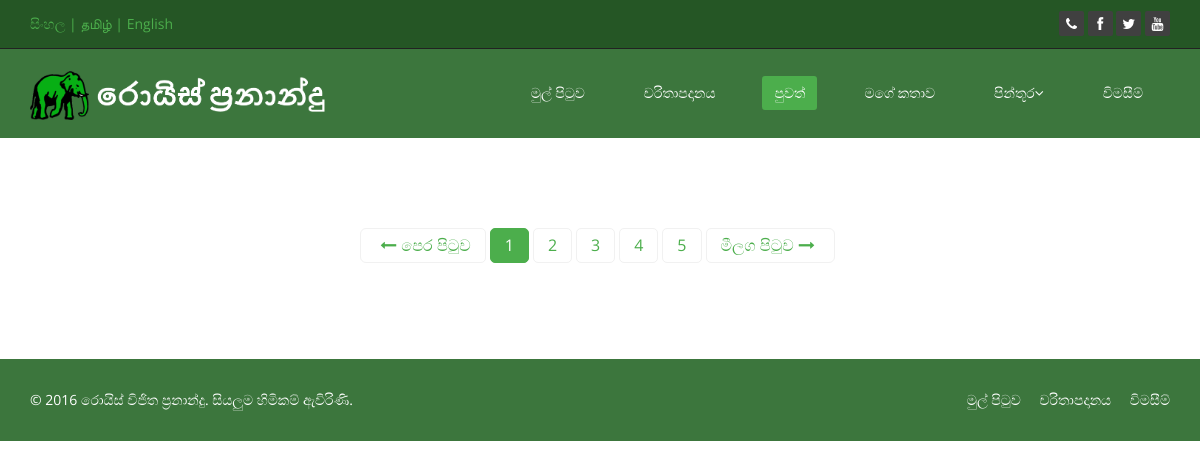
Before: /news.php with the older database file.
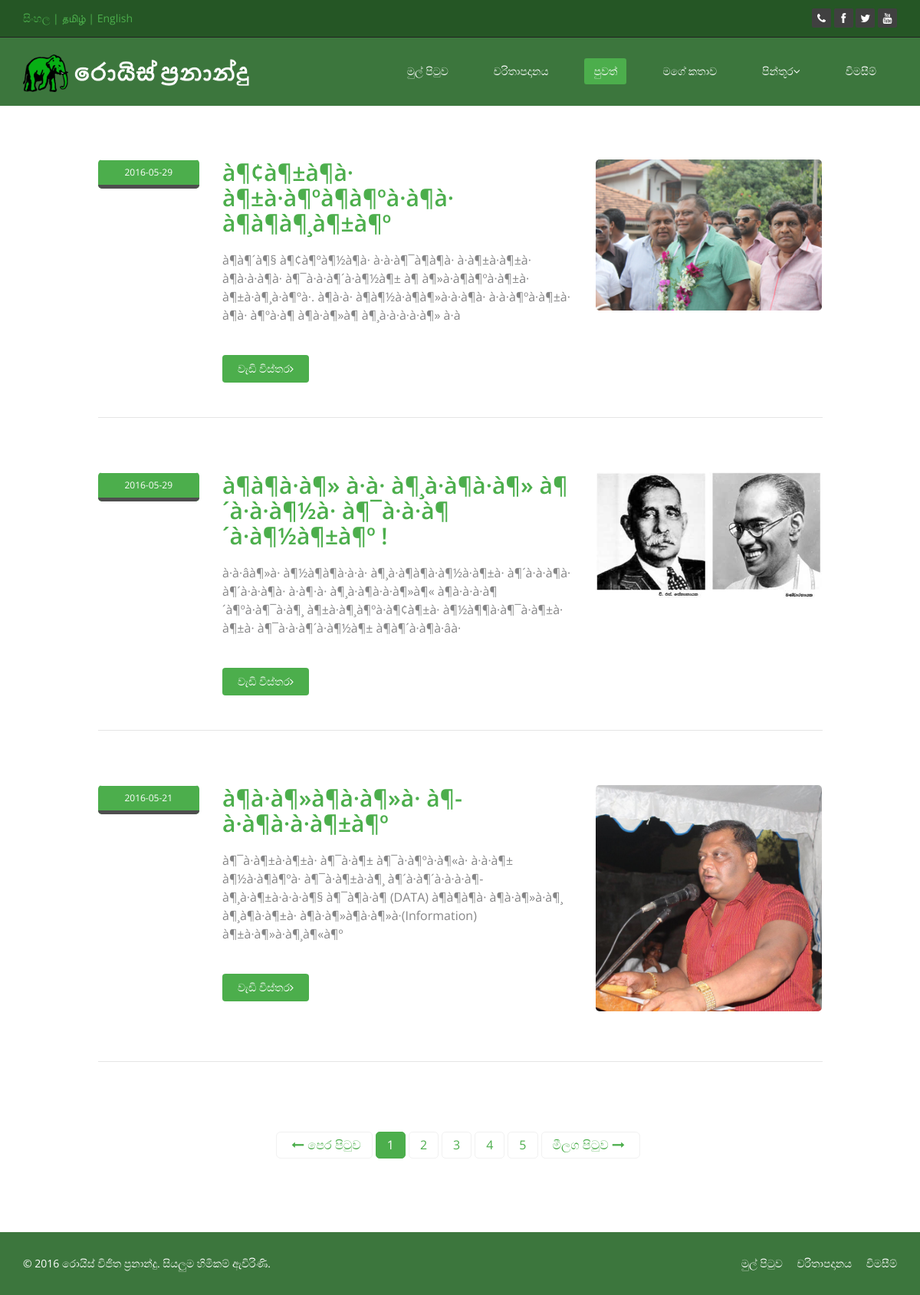
After: the same page with the newer database file.
### tables this page shows
CREATE TABLE IF NOT EXISTS `news` (
  `id` int(11) NOT NULL AUTO_INCREMENT,
  `language` varchar(3) NOT NULL,
  `heading` varchar(100) NOT NULL,
  `date` date NOT NULL,
  `small` varchar(255) NOT NULL DEFAULT '0',
  `content` text NOT NULL,
  `headimage` varchar(255) NOT NULL DEFAULT '0',
  PRIMARY KEY (`id`)
);

### language_translate.php (called while the page is built, shortened)
<?php
$textarray = array(
    "Royce Fernando"=> "රොයිස් ප්‍රනාන්දු",
    "Official Web Site" => "වෙබ් අඩවිය",
    "Home" => "මුල් පිටුව",
    "Biography" => "චරිතාපදානය",
    "News" => "පුවත්",
    "My Story" => "මගේ කතාව",
    "Gallery"=>"පින්තූර",
    "Private Gallery"=>"පෞද්ගලික",
    "Public Gallery"=>"මහජන",
    "Contact"=>"විමසීම්",
    "Royce Wijitha Fernando"=>"රොයිස් විජිත ප්‍රනාන්දු",
    "All Rights Reserved"=>"සියලුම හිමිකම් ඇවිරිණි",
    "Other News" => "තවත් පුවත්",
    "Latest News" => "නවතම පුවත",
    "Read More"=>"වැඩි විස්තර",
    "Youtube Channel"=>"වීඩියෝ",
    "Facebook Page"=>"ෆේස්බුක් සමාජය",
    "Twitter Page"=>"ට්විටර් පණිවිඩ",
    "Tweets by" => "ට්විටර් ගිණුම",
    "Google+ Account"=>"ගූගල්+ සමාජය",
    "My Brief"=>"මම",
    "My Mission"=>"මාගේ අරමුණ",
    "My Vision"=>"මාගේ දැක්ම",
    "Previous Page"=>"පෙර පිටුව",
    "Next Page"=>"මීලග පිටුව",
    "Back"=>"පෙර",
    "See more images about this Post"=>"මේ හා සම්බන්ද පින්තූර",
    "View"=>"බලන්න",
    "My Biography"=>"මාගේ චරිතාපදානය",
    "My Familiy"=>"පවුලේ විස්තර",
    "My Education"=>"අධ්‍යාපනික විස්තර",
    "My Career"=>"වෘත්තීය විස්තර",
    "My Target"=>"අරමුණු",
    "Private Gallery "=>"පෞද්ගලික ඡායාරූප",
    "Public Gallery "=>"මහජන ඡායාරූප",
    "How to Meet Me ?"=>"හමුවීම සදහා",
    ""=>"",
);
function translate($sentence,$lan){
    global $textarray;
    if($lan=="SI"){
        return $textarray[$sentence];
    }
    return $sentence;
}
function getImageTranslation($name,$lan){
    if($lan=="SI"){
        return $name.'_SI';
    }
    return $name;
}

### news.php (the view, shortened to what this page needs)
<?php
include_once('language_translate.php');
$pdo = connect();
$sql = "SELECT * FROM news WHERE language = :lan ORDER BY id DESC";
$query = $pdo->prepare($sql);
$query->execute(array('lan'=>$lan));
$result = $query->fetchAll();
?>
<!DOCTYPE html>
<html lang="en">
<head>
    <link href="css/bootstrap.min.css" rel="stylesheet">
    <link href="css/font-awesome.min.css" rel="stylesheet">
    <link href="css/prettyPhoto.css" rel="stylesheet">
    <link href="css/animate.min.css" rel="stylesheet">
    <link href="css/main.css" rel="stylesheet">
    <link href="css/responsive.css" rel="stylesheet">
</head>
<body>
<header id="header">
    <div class="top-bar" style="background-color:#255625;">
        <div class="container">
            <div class="row">
                <div class="col-sm-6 col-xs-4">
                    <a href="setlanguage.php?language=SI">සිංහල</a>
                    <span style="color: #4cae4c;">|</span>
                    <a href="setlanguage.php?language=EN">தமிழ்</a>
                    <span style="color: #4cae4c;">|</span>
                    <a href="setlanguage.php?language=EN">English</a>
                </div>
                <div class="col-sm-6 col-xs-8">
                    <div class="social">
                        <ul class="social-share">
                            <li ><a href="contact-us.php"><i class="fa fa-phone"></i></a></li>
                            <li ><a href="https://www.facebook.com/RoyceFernandoOfficial/"><i class="fa fa-facebook"></i></a></li>
                            <li><a href="https://twitter.com/RoyceWFernando"><i class="fa fa-twitter"></i></a></li>
                            <li><a href="https://www.youtube.com/channel/UCwiLluuQWuQTROY9ZEaGOyw"><i class="fa fa-youtube"></i></a></li>
                        </ul>
                    </div>
                </div>
            </div>
        </div>
    </div>
    <nav class="navbar navbar-inverse" role="banner" style="background-color:#3c763d;">
        <div class="container">
            <div class="navbar-header">
                <a class="navbar-brand" href="index.php"><img src="images/ico/<?php echo getImageTranslation("rf",$lan);?>.png" class="img-responsive rf-image" style="width:300px; margin-top:7px;" alt="logo"></a>
            </div>
            <div class="collapse navbar-collapse navbar-right">
                <ul class="nav navbar-nav">
                    <li><a href="index.php"><?php echo translate("Home",$lan);?></a></li>
                    <li><a href="biography.php"><?php echo translate("Biography",$lan);?></a></li>
                    <li class="active"><a href="news.php"><?php echo translate("News",$lan);?></a></li>
                    <li><a href="mystory.php"><?php echo translate("My Story",$lan);?></a></li>
                    <li class="dropdown">
                        <a href="#" class="dropdown-toggle" data-toggle="dropdown"><?php echo translate("Gallery",$lan);?><i class="fa fa-angle-down"></i></a>
                    </li>
                    <li><a href="contact-us.php"><?php echo translate("Contact",$lan);?></a></li>
                </ul>
            </div>
        </div>
    </nav >
</header>
<section id="blog" class="container">
        <div class="blog">
            <div class="row">
                 <div class="col-xs-10 col-xs-offset-1">
                     <?php
                     if (count($result) > 0) {
                         foreach($result as $row){
                             echo "<div class=\"blog-item\">
                        <div class=\"row\">
                            <div class=\"col-xs-12 col-sm-2 text-center\">
                                <div class=\"entry-meta\">
                                    <span id=\"publish_date\">".$row['date']."</span>
                                </div>
                            </div>
                            <div class=\"col-xs-12 col-sm-6 blog-content\">
                                <h2><a href='news-item.php?id=".$row['id']."'>".utf8_decode($row['heading'])."</a></h2>
                                <h3>".utf8_decode($row['small'])."</h3>
                                <a class=\"btn btn-primary readmore\" href='news-item.php?id=".$row['id']."'>".translate("Read More",$lan)."<i class=\"fa fa-angle-right\"></i></a>
                            </div>
                            <div class=\"col-sm-4 col-xs-12\">
                                <a href=\"#\"><img class=\"img-responsive img-blog\" src='admin/uploads/".$row['headimage']."' width=\"100%\" alt=\"\" /></a>
                            </div>
                        </div>
                        <hr>
                    </div>";
                         }
                     }
                     ?>
                      <center>
                          <ul class="pagination pagination-lg">
                              <li><a href="#"><i class="fa fa-long-arrow-left"></i><?php echo translate("Previous Page",$lan);?></a></li>
                              <li class="active"><a href="#">1</a></li>
                              <li><a href="#">2</a></li>
                              <li><a href="#">3</a></li>
                              <li><a href="#">4</a></li>
                              <li><a href="#">5</a></li>
                              <li><a href="#"><?php echo translate("Next Page",$lan);?><i class="fa fa-long-arrow-right"></i></a></li>
                          </ul>
                      </center>
                </div>
            </div>
        </div>
    </section>
<footer id="footer" class="midnight-blue" style="background-color:#3c763d;">
    <div class="container">
        <div class="row">
            <div class="col-sm-6">
                &copy; 2016 <a target="_blank" href="index.php" title="Royce Wijitha fernand | Official Web Site"><?php echo translate("Royce Wijitha Fernando",$lan);?></a>. <?php echo translate("All Rights Reserved",$lan);?>.
            </div>
            <div class="col-sm-6">
                <ul class="pull-right">
                    <li><a href="index.php"><?php echo translate("Home",$lan);?></a></li>
                    <li><a href="biography.php"><?php echo translate("Biography",$lan);?></a></li>
                    <li><a href="contact-us.php"><?php echo translate("Contact",$lan);?></a></li>
                </ul>
            </div>
        </div>
    </div>
</footer>
</body>
</html>

### css/main.css (style rules this page uses)
body { background: #fff; font-family: 'Open Sans', sans-serif; color:#4e4e4e; line-height: 22px; }
h1, h2, h3, h4, h5, h6 { font-weight: 600; font-family: 'Open Sans', sans-serif; color:#4e4e4e; }
h2 { font-size: 20px; }
h3 { font-size: 16px; color: #787878; font-weight: 400; line-height: 24px; }
a { color: #4cae4c; -webkit-transition: color 300ms, background-color 300ms; -moz-transition: color 300ms, background-color 300ms; -o-transition: color 300ms, background-color 300ms; transition: color 300ms, background-color 300ms; }
hr { border-top: 1px solid #e5e5e5; border-bottom: 1px solid #fff; }
.btn-primary { padding: 8px 20px; background: #4cae4c; color: #fff; border-radius: 4px; border:none; margin-top: 10px; }
body > section { padding: 70px 0; }
.navbar>.container .navbar-brand { margin-left: 0; }
.top-bar { padding: 10px 0; background: #191919; border-bottom: 1px solid #222; line-height: 28px; }
.social { text-align: right; }
.social-share { display: inline-block; list-style: none; padding: 0; margin: 0; }
ul.social-share li { display: inline-block; }
ul.social-share li a { display: inline-block; color: #fff; background: #404040; width: 25px; height: 25px; line-height: 25px; text-align: center; border-radius: 2px; }
.navbar-brand { padding: 0; margin:0; }
.navbar { border-radius: 0; margin-bottom: 0; background: #151515; padding: 15px 0; padding-bottom: 0; }
.navbar-nav { margin-top: 12px; }
.navbar-nav>li { margin-left: 35px; padding-bottom: 28px; }
.navbar-inverse .navbar-nav > li > a { padding: 5px 12px; margin: 0; border-radius: 3px; color: #fff; line-height: 24px; display: inline-block; }
.navbar-inverse { border: none; }
.navbar-inverse .navbar-brand { font-size: 36px; line-height: 50px; color: #fff; }
.navbar-inverse .navbar-nav > .active > a, .navbar-inverse .navbar-nav > .active > a:hover, .navbar-inverse .navbar-nav > .active > a:focus, .navbar-inverse .navbar-nav > .open > a, .navbar-inverse .navbar-nav > .open > a:hover, .navbar-inverse .navbar-nav > .open > a:focus { background-color: #4cae4c; color: #fff; }
.navbar-inverse .navbar-collapse, .navbar-inverse .navbar-form { border-top: 0; padding-bottom: 0; }
.blog-item { border-radius: 0; overflow: hidden; margin-bottom: 50px; }
.blog .blog-item .img-blog { border-radius: 5px; margin-bottom: 45px; }
.blog .blog-item .blog-content { padding-bottom: 25px; }
.blog .blog-item .blog-content h2 { margin-top: 0; font-size: 30px; }
.readmore { margin-top: 0; }
.blog .blog-item .blog-content h3 { color: #858586; margin-bottom: 40px; }
.blog .blog-item .entry-meta { border-radius: 5px; overflow: hidden; }
.blog .blog-item .entry-meta > span { background: #f5f5f5; border-top: 1px solid #fff; display: block; font-size: 12px; overflow: hidden; padding: 5px; text-align: left; }
#publish_date { background: #4cae4c; border-bottom: 5px solid #4e4e4e; color: #fff; padding: 5px 0; text-align: center; }
.blog .blog-item .entry-meta > span { color: #ccc; }
ul.pagination > li > a { border: 1px solid #F1F1F1; margin-right:5px; border-radius: 5px; font-size: 16px; padding: 5px 14px; }
ul.pagination > li > a i { margin-left:5px; margin-right:5px; }
ul.pagination > li.active > a, ul.pagination > li:hover > a { background-color: #4cae4c !important; border-color: #4cae4c !important; color: #fff; }
#footer { padding-top: 30px; padding-bottom: 30px; color: #fff; background: #2e2e2e; }
#footer a { color: #fff; }
#footer ul { list-style: none; padding: 0; margin: 0; }
#footer ul > li { display: inline-block; margin-left: 15px; }

Changed rows visible on the page:
added news: date "2016-05-29", heading "à¶¢à¶±à¶­à· à¶±à·à¶ºà¶à¶ºà·à¶à· à¶à¶à¶¸à¶±à¶º", small "à¶ à¶´à¶§ à¶¢à¶ºà¶½à¶­à· à·à·à¶¯à¶à¶­à· à·à¶±à·à¶±à· à¶à·à·à¶à· à¶¯à·à·à¶´à·à¶½à¶± à¶ à¶»à·à¶­à¶ºà·à¶±à· à¶±à·à¶¸à·à¶ºà·. à¶à·à· à¶à¶½à·à¶à¶»à·à·à¶à· à·à·à¶ºà·à¶±à· à¶à· à¶ºà·à¶ à¶à·à¶»à¶ à¶¸à·à·à·à·à¶» à·à", headimage (picture)
added news: date "2016-05-29", heading "à¶à¶­à·à¶» à·à· à¶¸à·à¶­à·à¶» à¶´à·à·à¶½à· à¶¯à·à·à¶´à·à¶½à¶±à¶º !", small "à·à·âà¶»à· à¶½à¶à¶à·à·à· à¶¸à·à¶­à¶à·à¶½à·à¶±à· à¶´à·à·à¶­à· à¶´à· à·à¶­à· à·à¶·à· à¶¸à·à¶­à·à·à¶»à¶« à¶à·à·à·à¶´à¶ºà·à¶¯à·à¶¸ à¶±à·à¶¸à¶ºà·à¶¢à¶±à· à¶½à¶¶à·à¶¯à·à¶±à· à¶±à· à¶¯à·à·à¶´à·à¶½à¶± à¶ à¶´à·à¶à·âà·", headimage (picture)
added news: date "2016-05-21", heading "à¶­à·à¶»à¶­à·à¶»à· à¶­à·à¶à·à·à¶±à¶º", small "à¶¯à·à¶±à·à¶±à· à¶¯à·à¶± à¶¯à·à¶ºà·à¶«à· à·à·à¶± à¶½à·à¶à¶ºà· à¶¯à·à¶±à·à¶¸ à¶´à·à¶´à·à·à·à¶­ à¶¸à·à¶±à·à·à·à¶§ à¶¯à¶­à·à¶­ (DATA) à¶à¶à¶­à· à¶à·à¶»à·à¶¸ à¶¸à¶à·à¶±à· à¶­à·à¶»à¶­à·à¶»à·(Information) à¶±à·à¶»à·à¶¸à¶«à¶º", headimage (picture)
